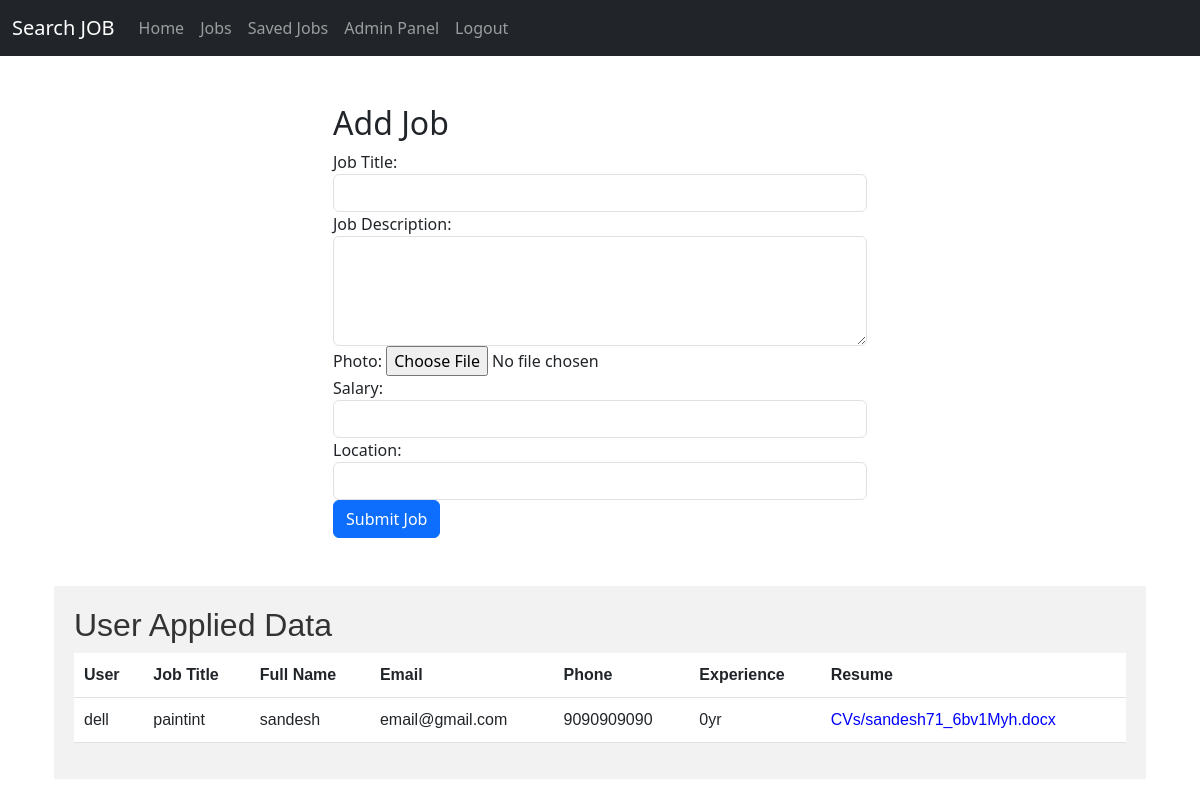
The page /addjobs/ (signed in) on the database as committed earlier.
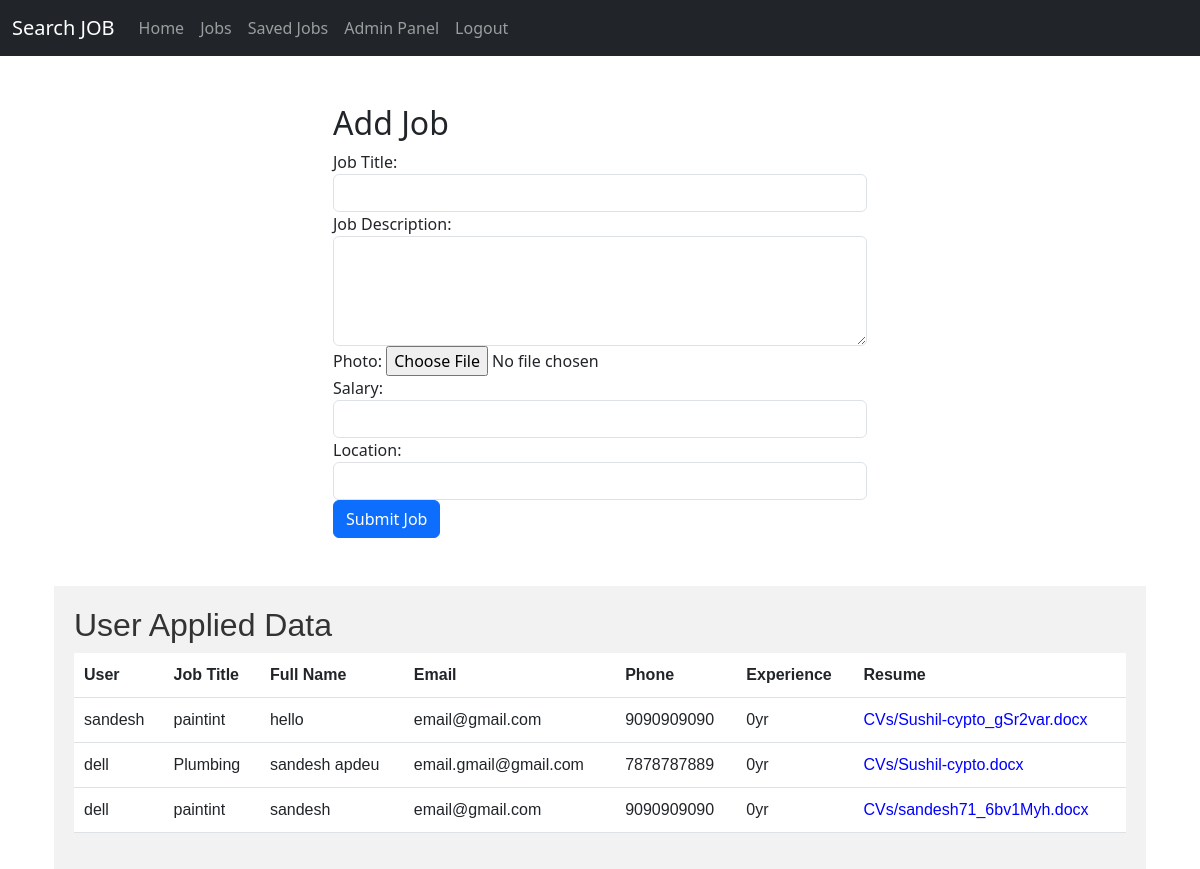
The same page on the database as committed later.
### jobportal/models.py (models this page shows, shortened)
class Application(models.Model):
    user = models.ForeignKey(User,on_delete=models.CASCADE,null=True)
    job = models.ForeignKey(Job, on_delete=models.CASCADE)
    fullname = models.CharField(max_length=100)
    email = models.EmailField()
    phone = models.CharField(max_length=15)
    experience = models.CharField(max_length=20)
    resume = models.FileField(upload_to='CVs/')

class Job(models.Model):
    title = models.CharField(max_length=100)
    salary = models.CharField(max_length=100)
    description = models.TextField()
    photo = models.ImageField(upload_to='media', null=True, blank=True)
    location = models.CharField(max_length=100)

### jobportal/views.py (the view)
# urls.py: path('addjobs/',views.addjobs, name='addjobs'),  # admin can add the job
@login_required
def addjobs(request):
    if request.method == 'POST':
        ndata = Application.objects.all().order_by('-id')
        title = request.POST.get('title')
        description = request.POST.get('description')
        photo = request.FILES.get('photo')
        location = request.POST.get('location')
        salary = request.POST.get('salary')
        new_job = Job(title=title, description=description, photo=photo, location=location, salary=salary)
        new_job.save()
        message = "Job is added."
        return render(request, 'index.html', {'jobs': Job.objects.all(), 'message': message})
    else:
        ndata = Application.objects.all().order_by('-id')
        message = "Error: Can't add jobs."
        return render(request, 'adminPages/add_job.html', {'application': ndata, 'message': message})

### jobportal/templates/adminPages/add_job.html (shortened to what this page needs)
{% extends "base.html" %}
{% block content %}
<div class="addjobbody">
    <div class="container mt-5">
        <div class="row justify-content-center">
            <div class="col-md-6">
                <h2>Add Job</h2>
                <form method="post" action="{% url 'addjobs' %}" enctype="multipart/form-data">
                    <div class="form-group">
                        <label for="job_title">Job Title:</label>
                        <input type="text" class="form-control" id="title" name="title" required>
                    </div>
                    <div class="form-group">
                        <label for="job_description">Job Description:</label>
                        <textarea class="form-control" id="description" name="description" rows="4"
                            required></textarea>
                    </div>
                    <div class="form-group">
                        <label for="photo">Photo:</label>
                        <input type="file" class="form-control-file" id="photo" name="photo" required>
                    </div>
                    <div class="form-group>
                        <label for="salary">Salary:</label>
                        <input type="number" class="form-control" id="salary" name="salary" required>
                    </div>
                    <div class="form-group>
                        <label for="experience">Location:</label>
                        <input type="text" class="form-control" id="location" name="location" required>
                    </div>
                    <button type="submit" class="btn btn-primary" onclick="alert('Job added!')">Submit Job</button>
            </div>
        <div class="row mt-5" style="font-family: Arial, sans-serif;">
            <div class="col-md-12" style="background-color: #f2f2f2; padding: 20px;">
                <h2 style="color: #333;">User Applied Data</h2>
                <table class="table" style="width: 100%; border-collapse: collapse;">
                    <thead>
                        <tr style="background-color: #ccc;">
                            <th style="padding: 10px;">User</th>
                            <th style="padding: 10px;">Job Title</th>
                            <th style="padding: 10px;">Full Name</th>
                            <th style="padding: 10px;">Email</th>
                            <th style="padding: 10px;">Phone</th>
                            <th style="padding: 10px;">Experience</th>
                            <th style="padding: 10px;">Resume</th>
                        </tr>
                    </thead>
                    <tbody>
                        {% for application in application %}
                        <tr style="background-color: #fff;">
                            <td style="padding: 10px;">{{ application.user.username }}</td>
                            <td style="padding: 10px;">{{ application.job.title }}</td>
                            <td style="padding: 10px;">{{ application.fullname }}</td>
                            <td style="padding: 10px;">{{ application.email }}</td>
                            <td style="padding: 10px;">{{ application.phone }}</td>
                            <td style="padding: 10px;">{{ application.experience }}</td>
                            <td style="padding: 10px;"><a href="{{ application.resume.url }}" style="text-decoration: none; color: blue;">{{ application.resume.name }}</a></td>
                        </tr>
                        {% endfor %}
                    </tbody>
                </table>
            </div>
        </div>
    </div>
</div>
{% endblock %}

Rows that differ between the two databases and show on the page:
added Application: user.username "sandesh", job "paintint", fullname "hello", email "email@gmail.com", phone "9090909090", experience "0yr", resume.name "CVs/Sushil-cypto_gSr2var.docx"
added Application: user.username "dell", job "Plumbing", fullname "sandesh apdeu", email "email.gmail@gmail.com", phone "7878787889", experience "0yr", resume.name "CVs/Sushil-cypto.docx"
